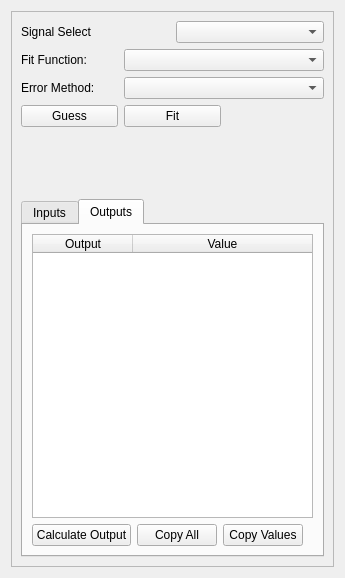
<?xml version="1.0" encoding="UTF-8"?>
<ui version="4.0">
 <class>Form</class>
 <widget class="QWidget" name="Form">
  <property name="geometry">
   <rect>
    <x>0</x>
    <y>0</y>
    <width>345</width>
    <height>578</height>
   </rect>
  </property>
  <property name="windowTitle">
   <string>Form</string>
  </property>
  <layout class="QVBoxLayout" name="verticalLayout">
   <item>
    <widget class="QScrollArea" name="scrollArea_3">
     <property name="maximumSize">
      <size>
       <width>16777215</width>
       <height>16777215</height>
      </size>
     </property>
     <property name="widgetResizable">
      <bool>true</bool>
     </property>
     <widget class="QWidget" name="scrollAreaWidgetContents">
      <property name="geometry">
       <rect>
        <x>0</x>
        <y>0</y>
        <width>325</width>
        <height>558</height>
       </rect>
      </property>
      <layout class="QVBoxLayout" name="verticalLayout_4">
       <item>
        <layout class="QHBoxLayout" name="horizontalLayout_2">
         <item>
          <widget class="QLabel" name="label">
           <property name="text">
            <string>Signal Select</string>
           </property>
          </widget>
         </item>
         <item>
          <widget class="QComboBox" name="signalSelect"/>
         </item>
        </layout>
       </item>
       <item>
        <layout class="QGridLayout" name="gridLayout">
         <item row="0" column="0">
          <widget class="QLabel" name="label_2">
           <property name="text">
            <string>Fit Function:</string>
           </property>
          </widget>
         </item>
         <item row="0" column="1" colspan="2">
          <widget class="QComboBox" name="fitFctSelect"/>
         </item>
         <item row="1" column="0">
          <widget class="QLabel" name="label_4">
           <property name="text">
            <string>Error Method:</string>
           </property>
          </widget>
         </item>
         <item row="1" column="1" colspan="2">
          <widget class="QComboBox" name="errorMethodSelect"/>
         </item>
         <item row="2" column="1">
          <widget class="QPushButton" name="fitBtn">
           <property name="text">
            <string>Fit</string>
           </property>
          </widget>
         </item>
         <item row="2" column="0">
          <widget class="QPushButton" name="guessBtn">
           <property name="text">
            <string>Guess</string>
           </property>
          </widget>
         </item>
        </layout>
       </item>
       <item>
        <layout class="QHBoxLayout" name="horizontalLayout_3"/>
       </item>
       <item>
        <widget class="MatplotlibWidget" name="latexMPLholder">
         <property name="minimumSize">
          <size>
           <width>0</width>
           <height>60</height>
          </size>
         </property>
         <property name="maximumSize">
          <size>
           <width>16777215</width>
           <height>60</height>
          </size>
         </property>
        </widget>
       </item>
       <item>
        <widget class="QTabWidget" name="tabWidget">
         <property name="currentIndex">
          <number>1</number>
         </property>
         <widget class="QWidget" name="tab">
          <attribute name="title">
           <string>Inputs</string>
          </attribute>
          <layout class="QVBoxLayout" name="verticalLayout_3">
           <item>
            <widget class="QTableWidget" name="fitVariableTable">
             <attribute name="horizontalHeaderDefaultSectionSize">
              <number>70</number>
             </attribute>
             <attribute name="horizontalHeaderStretchLastSection">
              <bool>true</bool>
             </attribute>
             <attribute name="verticalHeaderDefaultSectionSize">
              <number>25</number>
             </attribute>
             <attribute name="verticalHeaderStretchLastSection">
              <bool>false</bool>
             </attribute>
             <column>
              <property name="text">
               <string>Variable</string>
              </property>
             </column>
             <column>
              <property name="text">
               <string>Const?</string>
              </property>
             </column>
             <column>
              <property name="text">
               <string>Value</string>
              </property>
             </column>
            </widget>
           </item>
          </layout>
         </widget>
         <widget class="QWidget" name="tab_2">
          <attribute name="title">
           <string>Outputs</string>
          </attribute>
          <layout class="QVBoxLayout" name="verticalLayout_2">
           <item>
            <widget class="QTableWidget" name="outputTable">
             <attribute name="horizontalHeaderMinimumSectionSize">
              <number>34</number>
             </attribute>
             <attribute name="horizontalHeaderStretchLastSection">
              <bool>true</bool>
             </attribute>
             <column>
              <property name="text">
               <string>Output</string>
              </property>
             </column>
             <column>
              <property name="text">
               <string>Value</string>
              </property>
             </column>
            </widget>
           </item>
           <item>
            <layout class="QHBoxLayout" name="horizontalLayout_7">
             <item>
              <widget class="QPushButton" name="calcOutBtn">
               <property name="text">
                <string>Calculate Output</string>
               </property>
              </widget>
             </item>
             <item>
              <widget class="QPushButton" name="exportOutputAllBtn">
               <property name="text">
                <string>Copy All</string>
               </property>
              </widget>
             </item>
             <item>
              <widget class="QPushButton" name="exportOutputValBtn">
               <property name="text">
                <string>Copy Values</string>
               </property>
              </widget>
             </item>
             <item>
              <spacer name="horizontalSpacer">
               <property name="orientation">
                <enum>Qt::Horizontal</enum>
               </property>
               <property name="sizeHint" stdset="0">
                <size>
                 <width>40</width>
                 <height>20</height>
                </size>
               </property>
              </spacer>
             </item>
            </layout>
           </item>
          </layout>
         </widget>
        </widget>
       </item>
      </layout>
     </widget>
    </widget>
   </item>
  </layout>
 </widget>
 <customwidgets>
  <customwidget>
   <class>MatplotlibWidget</class>
   <extends>QWidget</extends>
   <header>matplotlibwidget</header>
  </customwidget>
 </customwidgets>
 <resources/>
 <connections/>
</ui>
